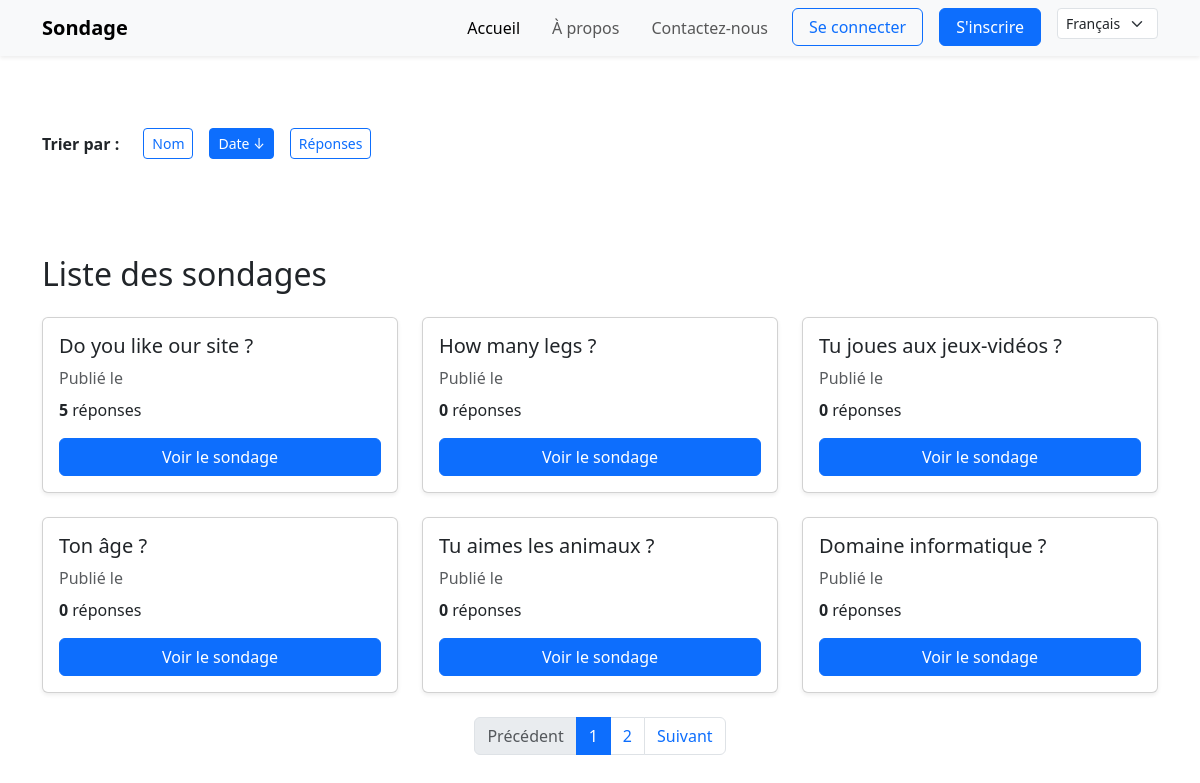
Before: / with the older database file.
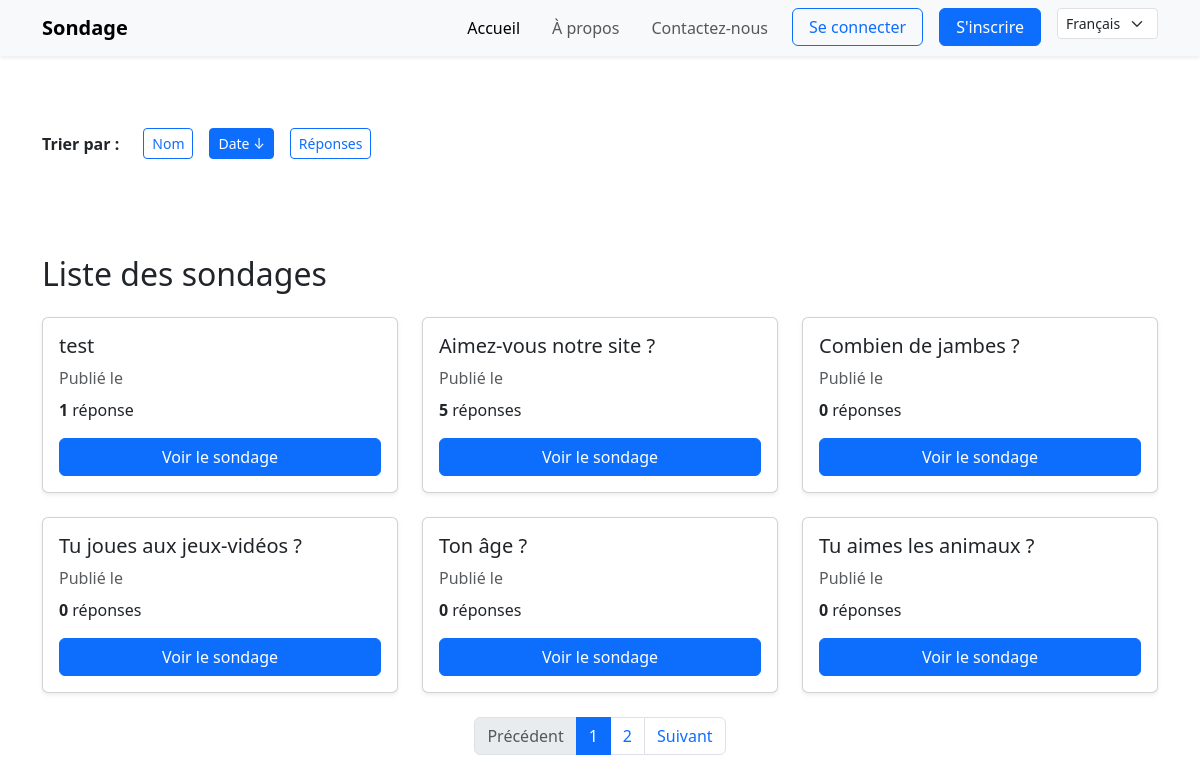
After: the same page with the newer database file.
### main_app/models.py (models this page shows, shortened)
class Question(models.Model):
    question_text = models.CharField(max_length=200)
    creator = models.ForeignKey(User, on_delete=models.CASCADE, null=True)
    pub_date = models.DateTimeField("date published")

### main_app/views.py (the view)
# urls.py: path('', views.home, name='home'),
def home(request):
    sort_param = request.GET.get('sort', 'pub_date')  # par défaut tri par date
    sort_order = request.GET.get('order', 'desc')     # par défaut décroissant
    order_prefix = '-' if sort_order == 'desc' else ''
    sort_field = f"{order_prefix}{sort_param}"
    if request.user.is_authenticated:
        questions = Question.objects.filter(creator=request.user)
    else:
        questions = Question.objects.all()
    questions = questions.annotate(
        response_count=Count('choice__response')
    ).order_by(sort_field)
    paginator = Paginator(questions, 6)
    page_number = request.GET.get('page')
    page_obj = paginator.get_page(page_number)
    return render(request, 'main_app/home.html', {
        'page_obj': page_obj,
        'current_sort': sort_param,
        'current_order': sort_order,
    })

### main_app/templates/main_app/home.html (shortened to what this page needs)
{% extends "main_app/base.html" %}
{% load i18n %}
{% block content %}
<div class="d-flex align-items-center mb-4 gap-3 flex-wrap">
  <span class="fw-semibold me-2">{% trans "Trier par :" %}</span>
  {% if current_sort == 'question_text' and current_order == 'asc' %}
    <a href="?sort=question_text&order=desc&page={{ page_obj.number }}" class="btn btn-primary btn-sm">{% trans "Nom ↑" %}</a>
  {% elif current_sort == 'question_text' and current_order == 'desc' %}
    <a href="?sort=question_text&order=asc&page={{ page_obj.number }}" class="btn btn-primary btn-sm">{% trans "Nom ↓" %}</a>
  {% else %}
    <a href="?sort=question_text&order=asc&page={{ page_obj.number }}" class="btn btn-outline-primary btn-sm">{% trans "Nom" %}</a>
  {% endif %}
  {% if current_sort == 'pub_date' and current_order == 'asc' %}
    <a href="?sort=pub_date&order=desc&page={{ page_obj.number }}" class="btn btn-primary btn-sm">{% trans "Date ↑" %}</a>
  {% elif current_sort == 'pub_date' and current_order == 'desc' %}
    <a href="?sort=pub_date&order=asc&page={{ page_obj.number }}" class="btn btn-primary btn-sm">{% trans "Date ↓" %}</a>
  {% else %}
    <a href="?sort=pub_date&order=asc&page={{ page_obj.number }}" class="btn btn-outline-primary btn-sm">{% trans "Date" %}</a>
  {% endif %}
  {% if current_sort == 'response_count' and current_order == 'asc' %}
    <a href="?sort=response_count&order=desc&page={{ page_obj.number }}" class="btn btn-primary btn-sm">{% trans "Réponses ↑" %}</a>
  {% elif current_sort == 'response_count' and current_order == 'desc' %}
    <a href="?sort=response_count&order=asc&page={{ page_obj.number }}" class="btn btn-primary btn-sm">{% trans "Réponses ↓" %}</a>
  {% else %}
    <a href="?sort=response_count&order=asc&page={{ page_obj.number }}" class="btn btn-outline-primary btn-sm">{% trans "Réponses" %}</a>
  {% endif %}
</div>
<h2 class="mb-4 pt-5 mt-5">{% trans "Liste des sondages" %}</h2>
{% if page_obj %}
  <div class="row row-cols-1 row-cols-md-2 row-cols-lg-3 g-4">
    {% for question in page_obj %}
      <div class="col">
        <div class="card h-100 shadow-sm">
          <div class="card-body d-flex flex-column">
            <h5 class="card-title">{{ question.question_text }}</h5>
            <p class="card-text text-muted mb-2">{% blocktrans %}Publié le {{ question.pub_date|date:"d/m/Y H:i" }}{% endblocktrans %}</p>
            <p class="card-text"><strong>{{ question.response_count }}</strong> {% blocktrans count response_count=question.response_count %}réponse{% plural %}réponses{% endblocktrans %}</p>
            <a href="{% url 'question_detail' question.id %}" class="btn btn-primary mt-auto">{% trans "Voir le sondage" %}</a>
          </div>
        </div>
      </div>
    {% endfor %}
  </div>
{% else %}
  <p class="lead">{% trans "Aucun sondage disponible pour le moment." %}</p>
{% endif %}
<nav aria-label="Pagination">
  <ul class="pagination justify-content-center mt-4">
    {% if page_obj.has_previous %}
      <li class="page-item">
        <a class="page-link" href="?page={{ page_obj.previous_page_number }}">{% trans "Précédent" %}</a>
      </li>
    {% else %}
      <li class="page-item disabled">
        <span class="page-link">{% trans "Précédent" %}</span>
      </li>
    {% endif %}
    {% for num in page_obj.paginator.page_range %}
      {% if page_obj.number == num %}
        <li class="page-item active"><span class="page-link">{{ num }}</span></li>
      {% else %}
        <li class="page-item"><a class="page-link" href="?sort={{ current_sort }}&order={{ current_order }}&page={{ num }}">{{ num }}</a></li>
      {% endif %}
    {% endfor %}
    {% if page_obj.has_next %}
      <li class="page-item">
        <a class="page-link" href="?sort={{ current_sort }}&order={{ current_order }}&page={{ page_obj.next_page_number }}">{% trans "Suivant" %}</a>
      </li>
    {% else %}
      <li class="page-item disabled">
        <span class="page-link">{% trans "Suivant" %}</span>
      </li>
    {% endif %}
  </ul>
</nav>
{% endblock %}

Changed rows visible on the page:
no longer on this page (row unchanged): Question: question_text "Domaine informatique ?", response_count "0"
added Question: question_text "test", response_count "1"
changed Question: question_text "Do you like our site ?" → "Aimez-vous notre site ?"
changed Question: question_text "How many legs ?" → "Combien de jambes ?"
